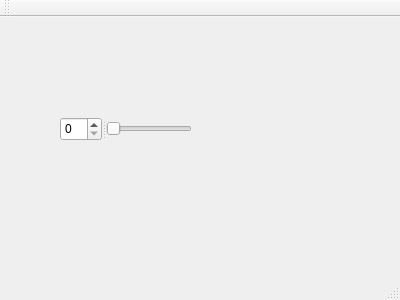
<?xml version="1.0" encoding="UTF-8"?>
<ui version="4.0">
 <class>MainWindow</class>
 <widget class="QMainWindow" name="MainWindow">
  <property name="geometry">
   <rect>
    <x>0</x>
    <y>0</y>
    <width>400</width>
    <height>300</height>
   </rect>
  </property>
  <property name="windowTitle">
   <string>MainWindow</string>
  </property>
  <widget class="QWidget" name="centralWidget">
   <widget class="QSplitter" name="splitter">
    <property name="geometry">
     <rect>
      <x>60</x>
      <y>100</y>
      <width>132</width>
      <height>24</height>
     </rect>
    </property>
    <property name="orientation">
     <enum>Qt::Horizontal</enum>
    </property>
    <widget class="QSpinBox" name="spinBox"/>
    <widget class="QSlider" name="horizontalSlider">
     <property name="orientation">
      <enum>Qt::Horizontal</enum>
     </property>
    </widget>
   </widget>
  </widget>
  <widget class="QMenuBar" name="menuBar">
   <property name="geometry">
    <rect>
     <x>0</x>
     <y>0</y>
     <width>400</width>
     <height>22</height>
    </rect>
   </property>
  </widget>
  <widget class="QToolBar" name="mainToolBar">
   <attribute name="toolBarArea">
    <enum>TopToolBarArea</enum>
   </attribute>
   <attribute name="toolBarBreak">
    <bool>false</bool>
   </attribute>
  </widget>
  <widget class="QStatusBar" name="statusBar"/>
 </widget>
 <layoutdefault spacing="6" margin="11"/>
 <resources/>
 <connections/>
</ui>
